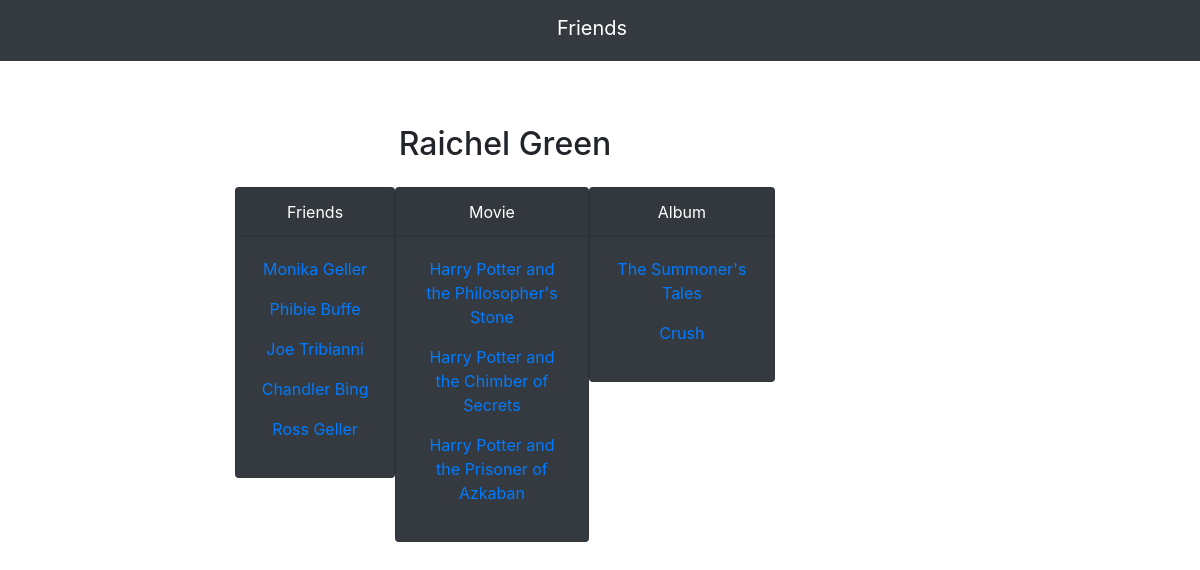
The page /friends/list/7/ on the database its author committed.
### graffriends/models.py (models this page shows, shortened)
class Person(models.Model):
    MAN = "M"
    WOMEN = "W"
    SEX_CHOICES = (
        (MAN, "Man"),
        (WOMEN, "Woman")
    )
    name = models.CharField(max_length=150)
    last_name = models.CharField(max_length=150)
    Years = models.IntegerField(blank=True, null=True)
    sex = models.CharField(max_length=1, choices=SEX_CHOICES)
    friends = models.ManyToManyField('self', blank=True)
    favorite_album = models.ManyToManyField(Album)
    favorite_films = models.ManyToManyField(Movie)

### imdb/models.py (models this page shows, shortened)
class Movie(models.Model):
    name = models.CharField(max_length=150, verbose_name='Name')
    genre = models.CharField(max_length=150, verbose_name='Genre')
    release_date = models.DateField(blank = True, null=True, verbose_name='Date')
    country = models.CharField(max_length=150, verbose_name='Country')
    director = models.ForeignKey(to=Director, on_delete=models.CASCADE, blank=True, null=True)

### isdb/models.py (models this page shows, shortened)
class Album(models.Model):
    name = models.CharField(max_length=150)
    compositor = models.ForeignKey(to=Compositor, on_delete=models.CASCADE, blank=True, null=True)
    year = models.DateField(blank=True, null=True)
    tracks = models.ManyToManyField(Track)

### graffriends/views.py (the view)
# urls.py: path('list/<int:pk>/', views.list, name='list'),
def list(request, pk):
    person = Person.objects.get(pk=pk)
    return render(request, 'list.html', context={'person': person})

### graffriends/templates/list.html
{% extends 'base1.html' %}
{% block content %}
<p>
<div style="width: 2000px; height: 45px; display: table-cell;  text-align: center">
<h2>  {{ person.name }} {{ person.last_name }} </h2>
</div>
</p>
<div style="width: 2000px; height: 45px; display: table-cell;  text-align: center">
<div class="card text-white bg-dark mb-5" style="max-width: 18rem;">
  <div class="card-header">Friends</div>
  <div class="card-body">
{%for f in person.friends.all%}
<p><a href="{% url 'list' pk=f.pk %}">{{ f.name }} {{f.last_name}}</a></p>
{% endfor %}
  </div>
</div>
</div>
<div style="width: 2000px; height: 45px; display: table-cell;  text-align: center">
<div class="card text-white bg-dark mb-5" style="max-width: 18rem;">
  <div class="card-header">Movie</div>
  <div class="card-body">
{%for m in person.favorite_films.all%}
<p><a href="{%url 'movie' pk=m.pk %}">{{ m.name }} </a></p>
{% endfor %}
  </div>
</div>
</div>
<div style="width: 2000px; height: 45px; display: table-cell;  text-align: center">
<div class="card text-white bg-dark mb-5" style="max-width: 18rem;">
  <div class="card-header">Album</div>
  <div class="card-body">
{%for a in person.favorite_album.all%}
<p><a href="{%url 'music' pk=a.pk%}">{{ a.name }}</a></p>
{% endfor %}
  </div>
</div>
</div>
{% endblock %}

### rows shown on the page
Person: name "Raichel", last_name "Green"
Person: name "Monika", last_name "Geller"
Person: name "Phibie", last_name "Buffe"
Person: name "Joe", last_name "Tribianni"
Person: name "Chandler", last_name "Bing"
Person: name "Ross", last_name "Geller"
Movie: name "Harry Potter and the Philosopher's Stone"
Movie: name "Harry Potter and the Chimber of Secrets"
Movie: name "Harry Potter and the Prisoner of Azkaban"
Album: name "The Summoner's Tales"
Album: name "Crush"
